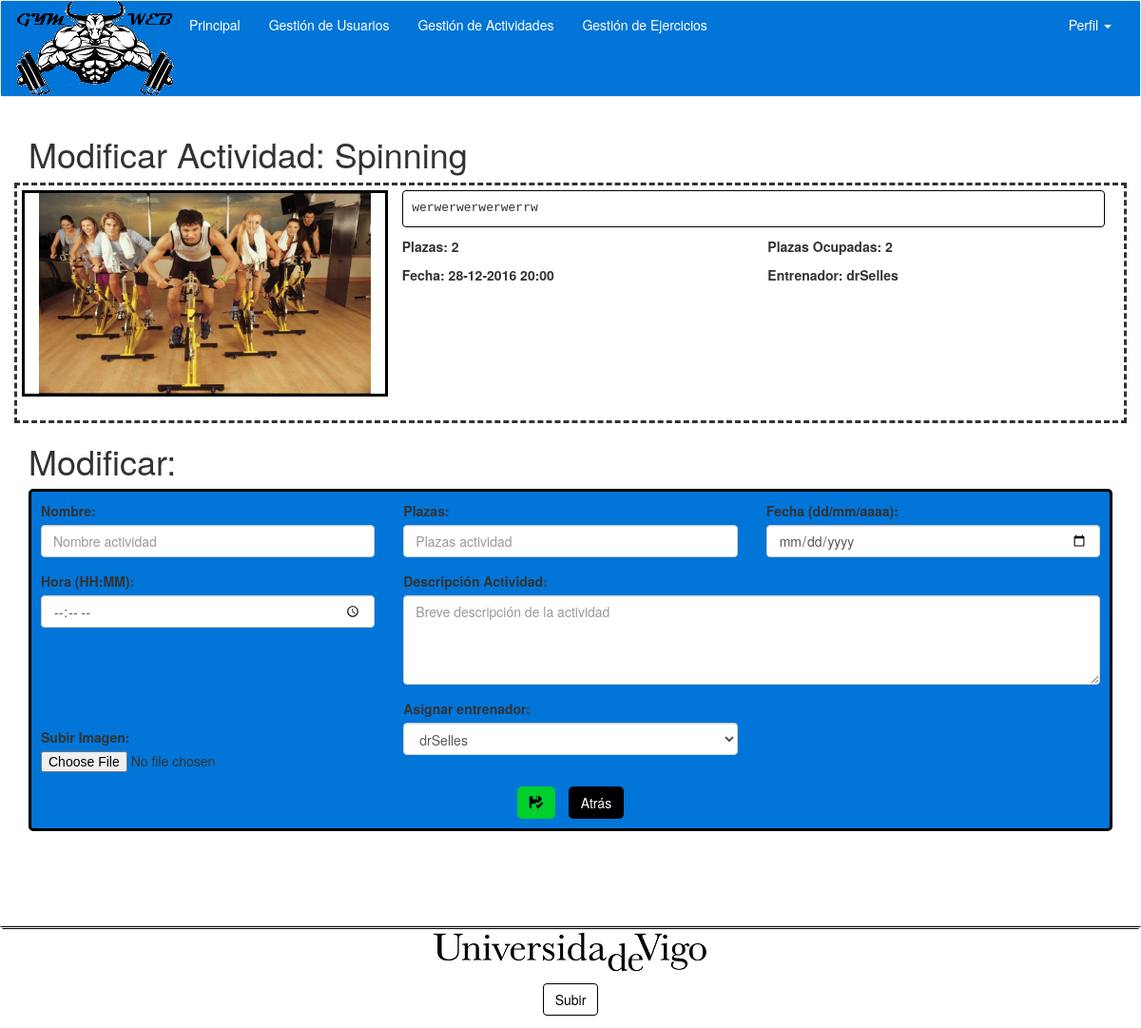
The app's page /views/Admin/modificarActividad.php?id=12 (signed in) with its own data.
### tables this page shows
CREATE TABLE `actividad` (
  `idActividad` int(11) NOT NULL,
  `nomActividad` varchar(30) DEFAULT NULL,
  `totalPlazas` int(11) DEFAULT NULL,
  `descripAct` varchar(500) DEFAULT NULL,
  `fecha` datetime DEFAULT NULL,
  `plazasOcupadas` int(11) DEFAULT NULL,
  `imagenAct` longblob
);

CREATE TABLE `usuario` (
  `idUsuario` int(11) NOT NULL,
  `nomUsuario` varchar(30) DEFAULT NULL,
  `password` varchar(32) DEFAULT NULL,
  `email` varchar(50) DEFAULT NULL,
  `tipoUsuario` varchar(13) DEFAULT NULL,
  `nombre` varchar(20) DEFAULT NULL,
  `apellidos` varchar(40) DEFAULT NULL,
  `imagenPerfil` longblob
);

### model/ActividadMapper.php (called while the page is built, shortened)
<?php
require_once(__DIR__."/../conexion/bdConexion.php");
class ActividadMapper{
    public static function findByIdActividad($idActividad){
        global $connect;
        $resultado = mysqli_query($connect, 'SELECT * FROM actividad WHERE idActividad ="'.$idActividad.'"');
        if (mysqli_num_rows($resultado) > 0) {
            $row = mysqli_fetch_assoc($resultado);
            $actividad= new Actividad($row['idActividad'],$row['nomActividad'],$row['totalPlazas'],$row['descripAct'],$row['fecha'],$row['plazasOcupadas'],$row['imagenAct']);
            return $actividad;
        } else {
            return NULL;
        }
    }
    public static function esValidoActividad($idActividad) {
        global $connect;
        $resultado = mysqli_query($connect, "SELECT * FROM actividad WHERE idActividad=\"$idActividad\"");
        $busqueda = mysqli_num_rows($resultado);
        if( $busqueda > 0) {
            return true;
        }
    }
    public static function getEntrenadorAsignado($idActividad){
        global $connect;
        $resultado = mysqli_query($connect, 'SELECT * FROM usuario_actividad WHERE Actividad_idActividad ="'.$idActividad.'"');
        if (mysqli_num_rows($resultado) > 0) {
            $row = mysqli_fetch_assoc($resultado);
            $resultado2 = mysqli_query($connect, 'SELECT nomUsuario FROM usuario WHERE idUsuario ="'.$row['Usuario_idUsuario'].'"');
            return $resultado2;
        } else {
            return NULL;
        }
    }
}
?>

### model/Actividad.php (called while the page is built, shortened)
<?php
require_once(__DIR__."/../conexion/bdConexion.php");
require_once(__DIR__."/../model/ActividadMapper.php");
class Actividad {
  protected $nomActividad;
  protected $totalPlazas;
  protected $descripAct;
  protected $fecha;
  protected $plazasOcupadas;
  protected $imagenAct;
  public function __construct($idActividad=NULL,$nomActividad=NULL, $totalPlazas=NULL, $descripAct=NULL, $fecha=NULL,$plazasOcupadas=NULL, $imagenAct=NULL) {
    $this->nomActividad = $nomActividad;
    $this->totalPlazas = $totalPlazas;
    $this->descripAct = $descripAct;
    $this->fecha = $fecha;
    $this->plazasOcupadas = $plazasOcupadas;
    $this->imagenAct = $imagenAct;
  }
  public function getNomActividad() {
    return $this->nomActividad;
  }
  public function getTotalPlazas() {
    return $this->totalPlazas;
  }
  public function getDescripActividad() {
    return $this->descripAct;
  }
  public function getFecha() {
    return $this->fecha;
  }
  public function getPlazasOcupadas() {
    return $this->plazasOcupadas;
  }
  public function getImagenActividad() {
    return $this->imagenAct;
  }
  public static function obtenerDatos($idActividad) {
    if ($idActividad) {
        if ($res = ActividadMapper::esValidoActividad($idActividad)) {
                return ActividadMapper::findByIdActividad($idActividad);
        } else {
                echo "ERROR: La actividad no existe.";
            }
        } else {
            return "ERROR, no existe la actividad";
        }
  }
  public static function getEntrenadorAsignado($idActividad){
     return ActividadMapper::getEntrenadorAsignado($idActividad);
  }
}
?>

### controller/ActividadController.php (called while the page is built, shortened)
<?php
require_once(__DIR__."/../conexion/bdConexion.php");
require_once(__DIR__."/../model/ActividadMapper.php");
require_once(__DIR__."/../model/Actividad.php");
	class ActividadController{
        public static function getEntrenador($idActividad){
          $entrenadorActividad = Actividad::getEntrenadorAsignado($idActividad);
          return $entrenadorActividad;
        }
        public static function getActividad($idActividad){
        $actividad = Actividad::obtenerDatos($idActividad);
        if ($actividad == NULL){
          $error = "No existe la actividad";
          header("Location: ../views/error.php?error=$error");
        }else{
          return $actividad;
        }
      }
  }
?>

### model/UsuarioMapper.php (called while the page is built, shortened)
<?php
require_once(__DIR__."/../conexion/bdConexion.php");
class UsuarioMapper{
    public static function findAllEntrenadores(){
      global $connect;
      $resultado = mysqli_query($connect, 'SELECT * FROM usuario WHERE tipoUsuario="Entrenador"');
      return $resultado;
    }
}
?>

### model/Usuario.php (called while the page is built, shortened)
<?php
require_once(__DIR__."/../conexion/bdConexion.php");
require_once(__DIR__."/../model/UsuarioMapper.php");
class Usuario {
  public static function getAllEntrenadores(){
    return $resultado = UsuarioMapper::findAllEntrenadores();
  }
}
?>

### controller/UsuarioController.php (called while the page is built, shortened)
<?php
require_once(__DIR__."/../conexion/bdConexion.php");
require_once(__DIR__."/../model/UsuarioMapper.php");
require_once(__DIR__."/../model/Usuario.php");
class UsuarioController{
	public static function getAllEntrenadores(){
		$entrenador = new Usuario();
		return $entrenador->getAllEntrenadores();
	}
}
?>

### views/Admin/modificarActividad.php (the view, shortened to what this page needs)
<?php
 if ($_SESSION['tipoUsuario'] =='Administrador'){
  $idAct = $_GET['id'];
  $actividad = ActividadController::getActividad($idAct);
   $row = UsuarioController::getAllEntrenadores();
  $row2 = ActividadController::getEntrenador($idAct);
    $fecha = $actividad->getFecha();
    $format = "Y-m-d H:i:s";
    $dateobj = DateTime::createFromFormat($format, $fecha);
?>
<!DOCTYPE html>
<html lang="en">
  <head>
    <link href="../../css/navbar.css" rel="stylesheet">
    <link href="../../css/bootstrap.min.css" rel="stylesheet">
    <link href="../../css/modificarActividad.css" rel="stylesheet">
  </head>
  <body>
  <header>
    <?php include("../navbar.php");   ?>
  </header>
  <div class="container">
     <h1>Modificar Actividad: <?php echo $actividad->getNomActividad();?></h1>
     <div id="container-actividad">
      <div class="row row1">
          <div class="col-xs-12 col-sm-4 col-md-4 col-lg-4" style="border-style: solid;border-color: black;margin-bottom: 20px;"><img alt="imgActividad" src="../../img/actividades/<?php echo $actividad->getImagenActividad();?>" style="max-width: 100%;max-height: 100%;"></div>
          <div class="col-xs-12 col-sm-8 col-md-8 col-lg-8">
            <pre style="background-color: transparent; border-color: black;">
<?php echo $actividad->getDescripActividad();?>
          </pre>
          </div>
          <div class="col-xs-4 col-sm-4 col-md-4 col-lg-4"><p><b>Plazas: <?php echo $actividad->getTotalPlazas();?></b></p></div>
          <div class="col-xs-4 col-sm-4 col-md-4 col-lg-4"><p><b>Plazas Ocupadas: <?php echo $actividad->getPlazasOcupadas();?></b></p></div>
          <div class="col-xs-4 col-sm-4 col-md-4 col-lg-4"><p><b>Fecha: <?php echo $dateobj->format("d-m-Y H:i");?></b></p></div>
          <div class="col-xs-4 col-sm-4 col-md-4 col-lg-4"><p><b>Entrenador: <?php if($row2!=null){ foreach($row2 as $entr){
             echo $entr['nomUsuario'];
            }}?></b></p></div>
      </div>
     </div>
     <div id="container-formulario">
     <h1>Modificar: </h1>
     <div id="container-formulario2" style="background:#0275d8; border: solid;border-radius:5px; border-color: black;">
        <form action="../../controller/defaultController.php?controlador=actividad&accion=modificarActividad" method="post" style="margin:10px;" enctype="multipart/form-data">
        <div class="row">
              <div class="form-group col-xs-12 col-sm-12 col-md-12 col-lg-4">
                   <label for="nomAct">Nombre: </label>
                   <input type="text" class="form-control" name="nomAct" maxlength="30" placeholder="Nombre actividad">
               </div>
               <div class="form-group col-xs-12 col-sm-12 col-md-12 col-lg-4">
                   <label for="nomAct">Plazas: </label>
                   <input type="number" min="0" class="form-control" name="numPl" maxlength="3" placeholder="Plazas actividad">
               </div>
          <div class="form-group col-xs-12 col-sm-12 col-md-12 col-lg-4">
              <label for="dateAct">Fecha (dd/mm/aaaa): </label>
              <input type="date" required="" placeholder="dd/mm/aaaa" class="form-control" name="fecha">
          </div>
          <div class="form-group col-xs-12 col-sm-12 col-md-12 col-lg-4">
              <label for="timeAct">Hora (HH:MM): </label>
              <input type="time" required="" placeholder="HH:MM" class="form-control" name="hora">
          </div>
                <div class="form-group col-xs-12 col-sm-12 col-md-12 col-lg-8">
                    <label for="descAct">Descripci&oacuten Actividad: </label>
                    <textarea class="form-control" name="descrAct" rows="4" maxlength="500" placeholder="Breve descripción de la actividad"></textarea>
                </div>
                <div class="form-group col-xs-12 col-sm-4 col-md-4 col-lg-4" style="margin-top:30px;">
                  <label for="imgAct">Subir Imagen: </label>
                  <input type="file" name="imagen" required="">
                </div>
                <div class="form-group">
                   <div class="col-xs-12 col-sm-4 col-md-4 col-lg-4">
                     <label for="tipoUsu">Asignar entrenador: </label>
                       <select class="form-control" name="entrenador">
                       <?php if($row!=null){ foreach($row as $entrenador){ ?>
                            <option value="<?php echo $entrenador['idUsuario'];?>"><?php echo $entrenador['nomUsuario'];?></option>
                        <?php }} ?>
                       </select>
                   </div>
               </div>
          </div>
          <p style="text-align:center">
          <button type="submit" class="btn btn-default1" style="margin-right: 10px;">
            <span class="glyphicon glyphicon-floppy-saved" aria-hidden="true"></span>
          </button>
          <a href="gestionActividades.php"><button type="button" class="btn btn-default2">Atr&aacutes</button></a></p>
        </form>
      </div>
     </div>
  </div>
      <?php include("../footer.php");   ?>
  </body>
</html>
<?php
  }
?>

### css/navbar.css (style rules this page uses)
a { color: white; }

### css/modificarActividad.css (style rules this page uses)
button.btn.btn-default1 { background-color: #00CF2C; border-radius: 5px; color: black; }
button.btn.btn-default2 { background-color: black; border-radius: 5px; color: white; }
div.row.row1 { padding: 5px; border-style: dashed; }

### records on screen
actividad: nomActividad "Spinning", imagenAct (picture), descripAct "werwerwerwerwerrw", totalPlazas "2", plazasOcupadas "2", fecha "28-12-2016 20:00"
usuario: nomUsuario "drSelles"

### other values on screen
form field entrenador "drSelles"
